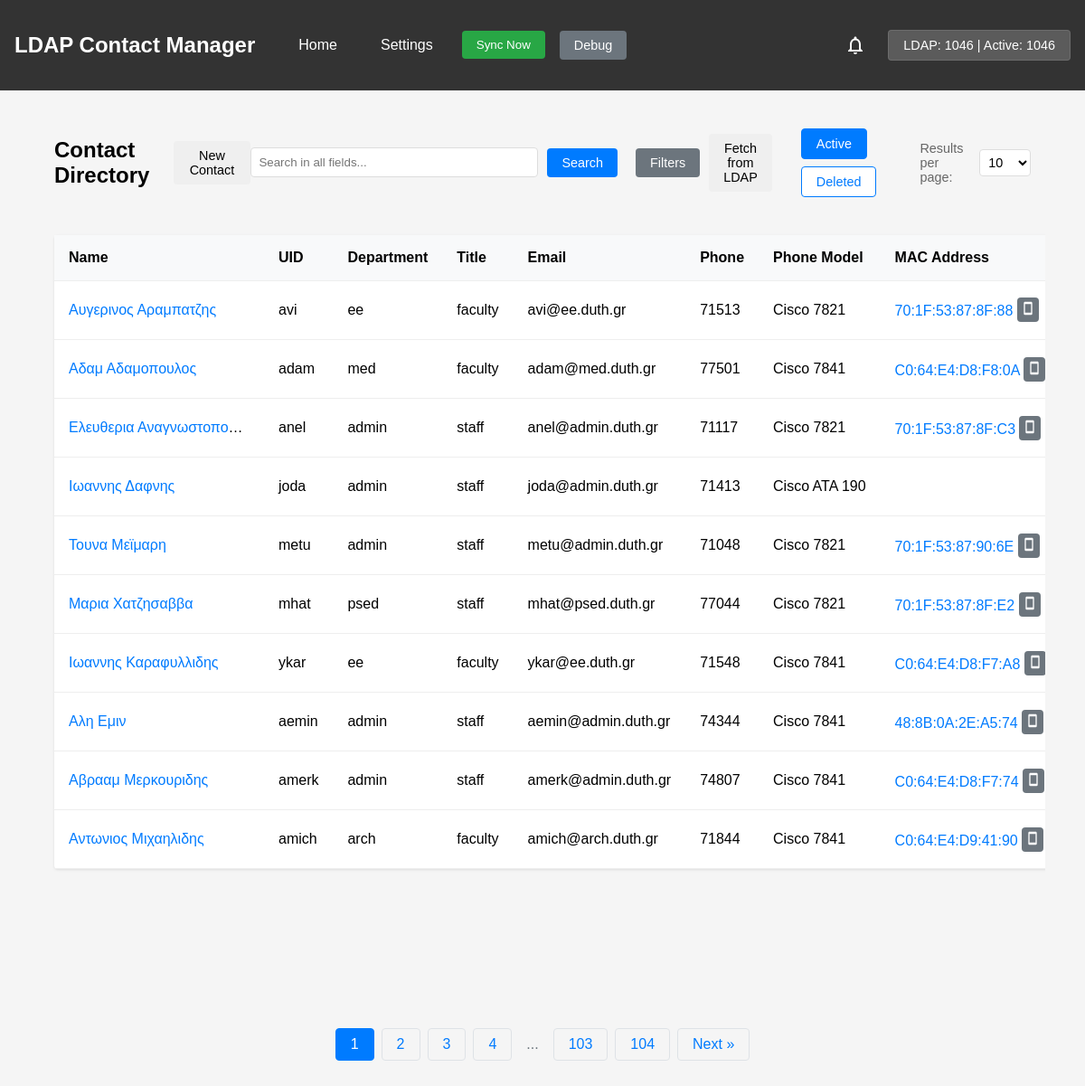
The page / on the database its author committed.
### models.py (models this page shows, shortened)
class Contact(db.Model):
    id = db.Column(db.Integer, primary_key=True)
    ldap_dn = db.Column(db.String(255), unique=True)
    uid = db.Column(db.String(100), unique=True)  # Add unique constraint
    first_name = db.Column(db.String(100))
    last_name = db.Column(db.String(100))
    email = db.Column(db.String(120))
    phone = db.Column(db.String(20))
    phone_model = db.Column(db.String(255))
    mac_address = db.Column(db.String(255))
    pin = db.Column(db.String(255))
    notes = db.Column(db.Text)  # Changed to Text for longer content
    is_active = db.Column(db.Boolean, default=True)
    last_sync = db.Column(db.DateTime, default=datetime.utcnow)
    department = db.Column(db.String(255))  # for ou field
    title = db.Column(db.String(255))      # for eduPersonAffiliation field
    source = db.Column(db.String(20), default='manual')  # 'ldap' or 'manual'
    has_conflict = db.Column(db.Boolean, default=False)  # New field
    conflict_with = db.Column(db.Integer, db.ForeignKey('contact.id'), nullable=True)  # New field
    history = db.relationship('History', backref='contact', lazy=True)

### app.py (the view, shortened to what this page needs)
@app.route('/')
def index():
    page = request.args.get('page', 1, type=int)
    show_deleted = request.args.get('show_deleted', '0') == '1'
    show_retired = request.args.get('show_retired', '0') == '1'
    search_term = request.args.get('search', '').strip()
    per_page = request.args.get('per_page', 10, type=int)
    per_page = min(max(per_page, 10), 100)  # Between 10 and 100
    phone_models = db.session.query(Contact.phone_model)\
        .filter(Contact.phone_model.isnot(None), Contact.phone_model != '')\
        .group_by(Contact.phone_model)\
        .order_by(Contact.phone_model)\
        .all()
    departments = db.session.query(Contact.department)\
        .filter(Contact.department.isnot(None), Contact.department != '')\
        .group_by(Contact.department)\
        .order_by(Contact.department)\
        .all()
    query = Contact.query
    history_contacts = []
    query = query.filter_by(is_active=(not show_deleted))
    filters = {}
    try:
        filters_param = request.args.get('filters')
    except json.JSONDecodeError:
        filters = {}
    if not filters.get('showStudent', False):
        query = query.filter(Contact.title != 'student')
    if not (show_retired or filters.get('showRetired', False)):
        query = query.filter(Contact.title != 'retired')
    total = query.count()
    max_page = ((total - 1) // per_page) + 1 if total > 0 else 1
    pagination = query.paginate(page=page, per_page=per_page, error_out=False)
    return render_template('contacts.html',
                         contacts=pagination.items,
                         history_contacts=history_contacts,
                         pagination=pagination,
                         show_deleted=show_deleted,
                         show_retired=show_retired,
                         current_filters=filters,
                         phone_models=[m[0] for m in phone_models],
                         departments=[d[0] for d in departments],
                         search_term=search_term,
                         per_page=per_page)

### app.py (called while the page is built)
@app.context_processor
def inject_contacts_count():
    try:
        ldap_total = Contact.query.filter(Contact.ldap_dn.isnot(None)).count()
        active_total = Contact.query.filter_by(is_active=True).count()
        return {
            'ldap_contacts': ldap_total,
            'active_contacts': active_total
        }
    except Exception as e:
        print(f"Error getting contact counts: {e}")  # Add error logging
        return {
            'ldap_contacts': 0,
            'active_contacts': 0
        }

### templates/contacts.html (shortened to what this page needs)
{% extends 'base.html' %}
{% block content %}
<div class="contacts-container">
    <div class="section-header">
        <h2>{{ 'Deleted Contacts' if show_deleted else 'Contact Directory' }}</h2>
        <button id="newContactButton" class="button create">New Contact</button>
        <div class="header-actions">
            <div class="search-bar">
                <input type="text"
                       id="searchInput"
                       placeholder="Search in all fields..."
                       value="{{ search_term }}"
                       title="Press Enter or click Search to search the entire database">
                <button type="button" id="searchButton" class="button search">
                    Search
                </button>
                <button type="button" id="filtersButton" class="button">
                    Filters
                </button>
                <button type="button" id="ldapSearchButton" class="button ldap-search">
                    Fetch from LDAP
                </button>
            </div>
            <div class="view-toggle">
                <a href="{{ url_for('index') }}" class="button {% if not show_deleted %}active{% endif %}">Active</a>
                <a href="{{ url_for('index', show_deleted=1) }}" class="button {% if show_deleted %}active{% endif %}">Deleted</a>
            </div>
            <div class="page-size-control">
                <label for="pageSizeSelect">Results per page:</label>
                <select id="pageSizeSelect" class="page-size-select">
                    <option value="10" {% if per_page == 10 %}selected{% endif %}>10</option>
                </select>
            </div>
        </div>
    </div>
    <table class="contacts-table">
        <thead>
            <tr>
                <th>Name</th>
                <th>UID</th>
                <th>Department</th>
                <th>Title</th>
                <th>Email</th>
                <th>Phone</th>
                <th>Phone Model</th>
                <th>MAC Address</th>
            </tr>
        </thead>
        <tbody>
            {% for contact in contacts %}
            <tr class="contact-row {% if contact.has_conflict %}has-conflict{% endif %}">
                <td>
                    <a href="#" onclick="editContact({{ contact.id }}); return false;">
                        {{ contact.first_name }} {{ contact.last_name }}
                    </a>
                </td>
                <td>
                    {{ contact.uid }}
                </td>
                <td>{{ contact.department }}</td>
                <td>{{ contact.title }}</td>
                <td>{{ contact.email }}</td>
                <td>{{ contact.phone }}</td>
                <td>{{ contact.phone_model }}</td>
                <td>
                    {% if contact.mac_address %}
                        <div class="mac-info">
                            <a href="https://netdisco.duth.gr/search?tab=node&q={{ contact.mac_address }}&stamps=on&deviceports=on&daterange=&mac_format=IEEE"
                               target="_blank"
                               title="Search in Netdisco">
                                {{ contact.mac_address }}
                            </a>
                            <button onclick="showPhoneDetails('{{ contact.mac_address }}')"
                                    class="button phone-info"
                                    title="Show CUCM Details">
                                <svg viewBox="0 0 24 24" width="16" height="16">
                                    <path fill="currentColor" d="M17,19H7V5H17M17,1H7C5.89,1 5,1.89 5,3V21A2,2 0 0,0 7,23H17A2,2 0 0,0 19,21V3C19,1.89 18.1,1 17,1Z"/>
                                </svg>
                            </button>
                        </div>
                    {% endif %}
                </td>
            </tr>
            {% endfor %}
        </tbody>
    </table>
    {% if pagination.items and pagination.total > per_page and pagination.pages > 1 %}
    <div class="pagination">
        {% for page in pagination.iter_pages(left_edge=2, left_current=2, right_current=3, right_edge=2) %}
            {% if page %}
                {% if page == pagination.page %}
                    <span class="current-page">{{ page }}</span>
                {% else %}
                    <a href="{{ url_for('index', page=page, filters=current_filters|tojson, search=search_term, show_deleted=show_deleted, per_page=per_page) }}" class="page-link">{{ page }}</a>
                {% endif %}
            {% else %}
                <span class="ellipsis">...</span>
            {% endif %}
        {% endfor %}
        {% if pagination.has_next and pagination.total > pagination.page * per_page %}
        <a href="{{ url_for('index', page=pagination.next_num, filters=current_filters|tojson, search=search_term, show_deleted=show_deleted, per_page=per_page) }}" class="page-link">Next &raquo;</a>
        {% endif %}
    </div>
    {% endif %}
</div>
{% endblock %}

### templates/base.html (shortened to what this page needs)
<!DOCTYPE html>
<html lang="en">
<head>
    <link rel="stylesheet" href="{{ url_for('static', filename='style.css') }}">
    <link rel="stylesheet" href="https://cdnjs.cloudflare.com/ajax/libs/font-awesome/6.4.0/css/all.min.css">
</head>
<body>
    <nav>
        <div class="nav-left">
            <h1>LDAP Contact Manager</h1>
            <div class="nav-links">
                <a href="{{ url_for('index') }}" class="nav-link">Home</a>
                <a href="{{ url_for('settings') }}" class="nav-link">Settings</a>
                <button id="syncButton" title="Synchronize with LDAP directory">Sync Now</button>
                <button id="debugMenuButton" class="button debug">Debug</button>
            </div>
        </div>
        <div class="nav-right">
            <button id="notificationsButton" class="notifications-btn">
                <svg viewBox="0 0 24 24" width="24" height="24">
                    <path fill="currentColor" d="M12 22c1.1 0 2-.9 2-2h-4c0 1.1.9 2 2 2zm6-6v-5c0-3.07-1.63-5.64-4.5-6.32V4c0-.83-.67-1.5-1.5-1.5s-1.5.67-1.5 1.5v.68C7.64 5.36 6 7.92 6 11v5l-2 2v1h16v-1l-2-2zm-2 1H8v-6c0-2.48 1.51-4.5 4-4.5s4 2.02 4 4.5v6z"/>
                </svg>
            </button>
            <span class="stat-badge">
                LDAP: {{ ldap_contacts }} | Active: {{ active_contacts }}
            </span>
        </div>
    </nav>
    <main>
        {% block content %}{% endblock %}
    </main>
</body>
</html>

### static/style.css (style rules this page uses)
body { font-family: Arial, sans-serif; margin: 0; padding: 0; background-color: #f5f5f5; }
nav { background-color: #333; color: white; padding: 1rem; display: flex; justify-content: space-between; align-items: center; }
.nav-left { display: flex; align-items: center; gap: 2rem; }
.nav-right { display: flex; align-items: center; margin-left: auto; }
.stat-badge { background: rgba(255, 255, 255, 0.2); color: white; padding: 0.5rem 1rem; border-radius: 4px; font-size: 0.9rem; font-weight: 500; border: 1px solid rgba(255, 255, 255, 0.1); display: flex; gap: 1rem; align-items: center; }
.nav-link { color: white; text-decoration: none; padding: 0.5rem 1rem; border-radius: 4px; transition: background-color 0.2s; }
.contacts-container { max-width: 90%; margin: 2rem auto; padding: 0 1rem; overflow-x: auto; }
.search-bar { display: flex; align-items: center; gap: 10px; margin-bottom: 0; }
.search-bar input { padding: 0.5rem; border: 1px solid #ddd; border-radius: 4px; min-width: 300px; }
.button.search, #searchButton { background: #007bff; color: white; border: none; border-radius: 4px; padding: 0.5rem 1rem; cursor: pointer; display: inline-flex; align-items: center; }
.nav-links { display: flex; gap: 1rem; align-items: center; position: relative; }
#syncButton { background: #28a745; color: white; padding: 0.5rem 1rem; border: none; border-radius: 4px; cursor: pointer; transition: background-color 0.2s, opacity 0.2s; }
#debugMenuButton { background: #6c757d; color: white; padding: 0.5rem 1rem; border: none; border-radius: 4px; cursor: pointer; }
.pagination { display: flex; justify-content: center; align-items: center; gap: 0.5rem; margin-top: 2rem; padding: 1rem; }
.page-link { color: #007bff; text-decoration: none; padding: 0.5rem 1rem; border: 1px solid #dee2e6; border-radius: 4px; transition: all 0.2s; }
.current-page { background-color: #007bff; color: white; padding: 0.5rem 1rem; border-radius: 4px; border: 1px solid #007bff; }
.ellipsis { color: #6c757d; padding: 0.5rem; }
.section-header { display: flex; justify-content: space-between; align-items: center; margin-bottom: 2rem; }
.contacts-table { width: 100%; border-collapse: collapse; background: white; box-shadow: 0 1px 3px rgba(0,0,0,0.1); border-radius: 4px; margin-bottom: 10rem; min-width: 1200px; }
.contacts-table th, .contacts-table td { padding: 1rem; text-align: left; border-bottom: 1px solid #eee; }
.contacts-table th { background: #f8f9fa; font-weight: 600; }
.contacts-table td { white-space: nowrap; overflow: hidden; text-overflow: ellipsis; max-width: 200px; }
.button { padding: 0.5rem 1rem; border-radius: 4px; border: none; cursor: pointer; text-decoration: none; font-size: 0.9rem; }
.contact-row td a { color: #007bff; text-decoration: none; }
.header-actions { display: flex; justify-content: space-between; align-items: center; gap: 2rem; }
.view-toggle { display: flex; gap: 0.5rem; align-items: center; flex-wrap: wrap; }
.view-toggle .button { padding: 0.5rem 1rem; border: 1px solid #007bff; color: #007bff; background: white; white-space: nowrap; }
.view-toggle .button.active { background: #007bff; color: white; }
#filtersButton { background: #6c757d; color: white; margin-left: 10px; padding: 0.5rem 1rem; border: none; border-radius: 4px; cursor: pointer; }
.page-size-select { padding: 0.5rem; border: 1px solid #ddd; border-radius: 4px; background-color: white; cursor: pointer; margin-left: 10px; }
.page-size-control { display: flex; align-items: center; gap: 0.5rem; margin-left: 1rem; }
.page-size-control label { color: #666; font-size: 0.9rem; }
.page-size-select { padding: 0.3rem; border: 1px solid #ddd; border-radius: 4px; background-color: white; cursor: pointer; font-size: 0.9rem; }
.notifications-btn { position: relative; background: none; border: none; color: white; padding: 0.5rem; margin-right: 1rem; cursor: pointer; display: flex; align-items: center; justify-content: center; }
.button.debug { background: #6c757d; color: white; padding: 0.5rem 1rem; border: none; border-radius: 4px; cursor: pointer; font-size: 0.9rem; }
.button.phone-info { padding: 0.25rem; background: #6c757d; color: white; border: none; border-radius: 4px; cursor: pointer; }

### rows shown on the page
Contact: first_name "Αυγερινος", last_name "Αραμπατζης", uid "avi", department "ee", title "faculty", email "avi@ee.duth.gr", phone "71513", phone_model "Cisco 7821", mac_address "70:1F:53:87:8F:88"
Contact: first_name "Αδαμ", last_name "Αδαμοπουλος", uid "adam", department "med", title "faculty", email "adam@med.duth.gr", phone "77501", phone_model "Cisco 7841", mac_address "C0:64:E4:D8:F8:0A"
Contact: first_name "Ελευθερια", last_name "Αναγνωστοπο…", uid "anel", department "admin", title "staff", email "anel@admin.duth.gr", phone "71117", phone_model "Cisco 7821", mac_address "70:1F:53:87:8F:C3"
Contact: first_name "Ιωαννης", last_name "Δαφνης", uid "joda", department "admin", title "staff", email "joda@admin.duth.gr", phone "71413", phone_model "Cisco ATA 190"
Contact: first_name "Τουνα", last_name "Μεϊμαρη", uid "metu", department "admin", title "staff", email "metu@admin.duth.gr", phone "71048", phone_model "Cisco 7821", mac_address "70:1F:53:87:90:6E"
Contact: first_name "Μαρια", last_name "Χατζησαββα", uid "mhat", department "psed", title "staff", email "mhat@psed.duth.gr", phone "77044", phone_model "Cisco 7821", mac_address "70:1F:53:87:8F:E2"
Contact: first_name "Ιωαννης", last_name "Καραφυλλιδης", uid "ykar", department "ee", title "faculty", email "ykar@ee.duth.gr", phone "71548", phone_model "Cisco 7841", mac_address "C0:64:E4:D8:F7:A8"
Contact: first_name "Αλη", last_name "Εμιν", uid "aemin", department "admin", title "staff", email "aemin@admin.duth.gr", phone "74344", phone_model "Cisco 7841", mac_address "48:8B:0A:2E:A5:74"
Contact: first_name "Αβρααμ", last_name "Μερκουριδης", uid "amerk", department "admin", title "staff", email "amerk@admin.duth.gr", phone "74807", phone_model "Cisco 7841", mac_address "C0:64:E4:D8:F7:74"
Contact: first_name "Αντωνιος", last_name "Μιχαηλιδης", uid "amich", department "arch", title "faculty", email "amich@arch.duth.gr", phone "71844", phone_model "Cisco 7841", mac_address "C0:64:E4:D9:41:90"

### other values the page prints
{{ ldap_contacts }} "1046"
{{ active_contacts }} "1046"
{{ 'Deleted Contacts' if show_deleted else 'Contact Directory' }} "Contact Directory"
{{ page }} "1"
{{ page }} "2" "3" "4" "103" "104"
